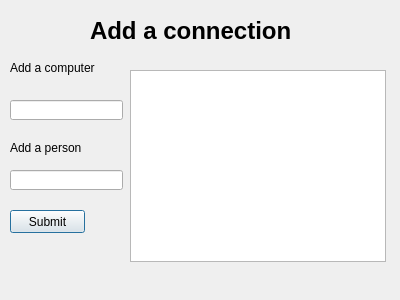
<?xml version="1.0" encoding="UTF-8"?>
<ui version="4.0">
 <class>addconnection</class>
 <widget class="QDialog" name="addconnection">
  <property name="geometry">
   <rect>
    <x>0</x>
    <y>0</y>
    <width>400</width>
    <height>300</height>
   </rect>
  </property>
  <property name="windowTitle">
   <string>Dialog</string>
  </property>
  <widget class="QLabel" name="label">
   <property name="geometry">
    <rect>
     <x>90</x>
     <y>0</y>
     <width>231</width>
     <height>61</height>
    </rect>
   </property>
   <property name="sizeIncrement">
    <size>
     <width>3</width>
     <height>3</height>
    </size>
   </property>
   <property name="font">
    <font>
     <pointsize>18</pointsize>
     <weight>75</weight>
     <bold>true</bold>
    </font>
   </property>
   <property name="text">
    <string>Add a connection</string>
   </property>
  </widget>
  <widget class="QLineEdit" name="lineEdit">
   <property name="geometry">
    <rect>
     <x>10</x>
     <y>100</y>
     <width>113</width>
     <height>20</height>
    </rect>
   </property>
  </widget>
  <widget class="QLineEdit" name="lineEdit_2">
   <property name="geometry">
    <rect>
     <x>10</x>
     <y>170</y>
     <width>113</width>
     <height>20</height>
    </rect>
   </property>
  </widget>
  <widget class="QLabel" name="label_2">
   <property name="geometry">
    <rect>
     <x>10</x>
     <y>60</y>
     <width>91</width>
     <height>16</height>
    </rect>
   </property>
   <property name="text">
    <string>Add a computer</string>
   </property>
  </widget>
  <widget class="QLabel" name="label_3">
   <property name="geometry">
    <rect>
     <x>10</x>
     <y>140</y>
     <width>81</width>
     <height>16</height>
    </rect>
   </property>
   <property name="text">
    <string>Add a person</string>
   </property>
  </widget>
  <widget class="QPushButton" name="pushButton">
   <property name="geometry">
    <rect>
     <x>10</x>
     <y>210</y>
     <width>75</width>
     <height>23</height>
    </rect>
   </property>
   <property name="text">
    <string>Submit</string>
   </property>
  </widget>
  <widget class="QTableWidget" name="tableWidget">
   <property name="geometry">
    <rect>
     <x>130</x>
     <y>70</y>
     <width>256</width>
     <height>192</height>
    </rect>
   </property>
  </widget>
 </widget>
 <resources/>
 <connections/>
</ui>
